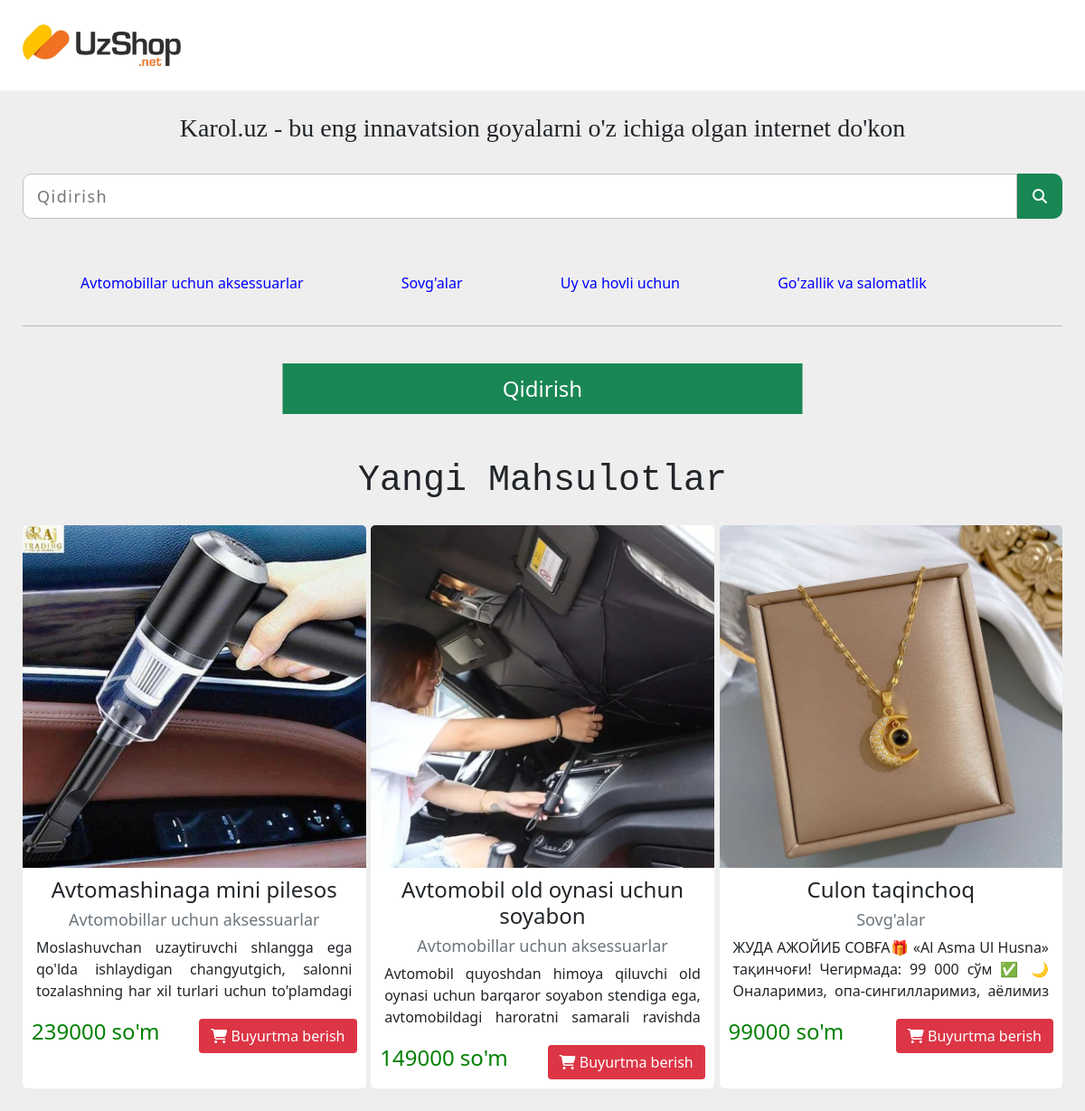
/shop (signed in), run on the app's committed database.
### goods/models.py (models this page shows, shortened)
class GoodsCategory(models.Model):
    id = models.AutoField(primary_key=True)
    title = models.CharField(max_length=128)
    cr_by = models.ForeignKey(User, on_delete=models.DO_NOTHING, null=True, blank=True, related_name='category_cr_by')
    up_by = models.ForeignKey(User, on_delete=models.DO_NOTHING, null=True, blank=True, related_name='category_up_by')
    cr_on = models.DateTimeField(auto_now_add=True)
    up_on = models.DateTimeField(null=True, blank=True, auto_now=True)
    class Meta:
        verbose_name_plural = 'Category'
        verbose_name = 'Category'
    def __str__(self):
        return self.title

class Goods(models.Model):
    id = models.AutoField(primary_key=True)
    title = models.CharField(max_length=128)
    category = models.ForeignKey(GoodsCategory, on_delete=models.DO_NOTHING)
    description = models.TextField()
    amount = models.IntegerField(default=0)
    price_for_admin = models.IntegerField(default=0)
    currency = models.CharField(max_length=12, default='UZS')
    photo = models.ImageField(upload_to='goods', null=True, blank=True)
    cr_by = models.ForeignKey(User, on_delete=models.DO_NOTHING, null=True, blank=True, related_name='product_cr_by')
    up_by = models.ForeignKey(User, on_delete=models.DO_NOTHING, null=True, blank=True, related_name='product_up_by')
    cr_on = models.DateTimeField(auto_now_add=True)
    up_on = models.DateTimeField(null=True, blank=True, auto_now=True)
    class Meta:
        verbose_name_plural = 'Goods'
        verbose_name = 'Good'

### goods/views.py (the view)
# urls.py: path('', main_shop_page),
@csrf_exempt
def main_shop_page(request):
    response = {}
    try:
        if request.method == 'GET':
            categories = []
            goods = []
            category = request.GET.get('category', '')
            search = request.GET.get('search', '')
            response['order'] = request.GET.get('order', '')
            if category != '':
                selected_categories = []
                for el in category.split('^'):
                    selected_category = GoodsCategory.objects.get(title=el)
                    selected_categories.append(el)
                    for obj in Goods.objects.filter(category=selected_category.id, title__contains=search):
                        goods.append(obj)
                response['goods'] = goods
                response['selected_categories'] = selected_categories
            elif category == '' and search != '':
                for obj in Goods.objects.filter(title__contains=search):
                    goods.append(obj)
                response['goods'] = goods
            else:
                response['goods'] = Goods.objects.all().reverse()
            for category in GoodsCategory.objects.all():
                categories.append(category.title)
                response['categories'] = categories
        if request.user.is_authenticated:
            response['authenticated'] = True
        else:
            response['authenticated'] = False
    except Exception as e:
        response['success'] = True
        response['error_message'] = ['Error', str(e)]
    return render(request, 'shop/main_shop.html', response)

### templates/shop/main_shop.html (shortened to what this page needs)
{% extends 'shop/header.html' %} {% load static %} {% block title %}O'zbekiston bo'ylab bepul yetqazib berish{% endblock %} {% block page_styles %}
<link rel="stylesheet" href="{% static 'styles/main_shop_page/main_content_style.css' %}"> {% endblock %} {% block page_content %}
<section id="filter_section">
    <div class="search_block">
        <h1 class="content_title">Karol.uz - bu eng innavatsion goyalarni o'z ichiga olgan internet do'kon</h1>
        <div class="search_input_block">
            <input type="search" placeholder="Qidirish">
            <button type="submit" class="search_btn"><i class="fas fa-search"></i></button>
        </div>
    </div>
    <div class="filter_category">
        {% for category in categories %}
        <p class="category">{{category}}</p>
        {% endfor %}
    </div>
    <hr>
    <button type="submit" class="category_btn">Qidirish</button>
</section>
<section id="shop_section">
    <h1 class="shop_title">Yangi Mahsulotlar</h1>
    <div class="product_list">
        {% for el in goods %}
        <div class="product">
            <img src="media/{{el.photo}}" alt="" srcset="" class="product_img">
            <div class="product_info">
                <h1 class="product_title">{{el.title}}</h1>
                <h3 class="product_category">{{el.category}}</h3>
                <p class="product_desc">{{el.description}}</p>
                <div class="product_bottom_block">
                    <h2>{{el.amount}}</h2>
                    <button type="button" class="buy_product" data-product-id="{{el.id}}"><i class="fas fa-shopping-cart"></i> Buyurtma berish</button>
                </div>
            </div>
        </div>
        {% endfor %}
    </div>
</section>
{% endblock %}

### static/styles/main_shop_page/main_shop_style.css (style rules this page uses)
* { margin: 0; padding: 0; box-sizing: border-box; }
body { width: 100%; height: 100vh; }
button { cursor: pointer; }

### static/styles/main_shop_page/main_content_style.css (style rules this page uses)
.content_title { font-family: dancing; font-size: 28px; text-align: center; }
input[type='search'] { width: calc(100% - 50px); height: 50px; padding: 10px 15px; border: 1px solid silver; font-size: 18px; border-top-left-radius: 10px; border-bottom-left-radius: 10px; outline-style: none; margin: 25px 0; letter-spacing: 1.5px; }
.search_input_block { display: flex; flex-direction: row; align-items: center; justify-content: center; }
button.search_btn { width: 50px; height: 50px; background: #198754; color: white; border: none; border-top-right-radius: 10px; border-bottom-right-radius: 10px; }
#filter_section>.filter_category { display: grid; grid-template-columns: repeat(5, auto); gap: 0 10px; margin: 15px; }
#filter_section>.filter_category>.category { font-size: 16px; color: blue; text-align: center; cursor: pointer; padding: 10px; transition: all 300ms ease-in-out; border: 1px solid transparent; border-radius: 15px; position: relative; top: 50%; transform: translateY(-50%); }
.category_btn { width: 50%; padding: 10px; font-size: 24px; background: #198754; color: white; border: none; margin: 25px 0; position: relative; left: 50%; transform: translateX(-50%); }
.shop_title { margin: 25px; text-align: center; font-family: monospace; }
#shop_section>.product_list { display: grid; grid-template-columns: repeat(4, 24%); gap: calc(4% / 3); }
.product_list>.product { width: 100%; min-height: 550px; background: white; border-radius: 5px; }
.product_list>.product>img { width: 100%; border-top-right-radius: 5px; border-top-left-radius: 5px; transition: all 300ms ease-in-out; }
.product_list>.product>.product_info { padding: 10px; width: 100%; display: flex; flex-direction: column; align-items: center; justify-content: space-between; }
.product_list>.product>.product_info>.product_title { font-size: 24px; cursor: pointer; text-align: center; }
.product_list>.product>.product_info>.product_category { width: 100%; color: rgb(108, 117, 125); font-size: 18px; text-align: center; }
.product_list>.product>.product_info>.product_desc { text-align: justify; height: 75px; box-shadow: inset -10px -10px 12px 0px white; overflow: auto; position: relative; padding: 0 5px; }
.product_list>.product>.product_info>.product_bottom_block { display: flex; justify-content: space-between; width: 100%; }
.product_list>.product>.product_info>.product_bottom_block>button { color: #fff; background-color: #dc3545; border-color: #dc3545; display: inline-block; font-weight: 400; line-height: 1.5; text-align: center; text-decoration: none; vertical-align: middle; cursor: pointer; -webkit-user-select: none; -moz-user-select: none; user-select: none; border: 1px solid transparent; padding: 0.375rem 0.75rem; font-size: 1rem; border-radius: 0.25rem; transition: color .15s ease-in-out, background-color .15s ease-in-out, border-color .15s ease-in-out, box-shadow .15s ease-in-out; }
.product_list>.product>.product_info>.product_bottom_block>h2 { font-size: 24px; color: green; }
.product_list>.product>.product_info>.product_bottom_block>h2::after { content: " so'm"; }
@media (width <=1400px) { #shop_section>.product_list { grid-template-columns: repeat(3, 33%); gap: calc(1% / 2); } }

### data on the page
GoodsCategory: categories "Аvtomobillar uchun aksessuarlar"
GoodsCategory: categories "Sovg'alar"
GoodsCategory: categories "Uy va hovli uchun"
GoodsCategory: categories "Go'zallik va salomatlik"
Goods: photo (picture), title "Avtomashinaga mini pilesos", category "Аvtomobillar uchun aksessuarlar", description "Moslashuvchan uzaytiruvchi shlangga ega qo'lda ishlaydigan changyutgich, salonni tozalashning har xil turlari uchun to'plamdagi…", amount "239000"
Goods: photo (picture), title "Avtomobil old oynasi uchun soyabon", category "Аvtomobillar uchun aksessuarlar", description "Avtomobil quyoshdan himoya qiluvchi old oynasi uchun barqaror soyabon stendiga ega, avtomobildagi haroratni samarali ravishda…", amount "149000"
Goods: photo (picture), title "Culon taqinchoq", category "Sovg'alar", description "ЖУДА АЖОЙИБ СОВҒА🎁 «Al Asma Ul Husna» тақинчоғи! Чегирмада: 99 000 сўм ✅ 🌙 Оналаримиз, опа-сингилларимиз, аёлимиз…", amount "99000"
